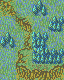

Rendered tile map (Tiled .tmx) drawn with the repository's tilesets; below, a short description and the full map source, tile grids included:
An orthogonal 4x5 tile map with 16x16 px tiles, 1 tile layer (Tile Layer 1).

<map version="1.4" tiledversion="2021.01.13" orientation="orthogonal" renderorder="right-down" width="4" height="5" tilewidth="16" tileheight="16" infinite="0" nextlayerid="2" nextobjectid="1">
 <tileset firstgid="1" name="UpdatedVillage.png" tilewidth="16" tileheight="16" tilecount="1024" columns="32">
  <image source="UpdatedVillage.png" trans="ffffff" width="512" height="512" />
 </tileset>
 <layer id="1" name="Tile Layer 1" width="4" height="5">
  <data encoding="csv">
535,74,420,162,
105,537,129,452,
420,468,419,194,
225,501,481,515,
321,533,472,534
</data>
 </layer>
</map>
